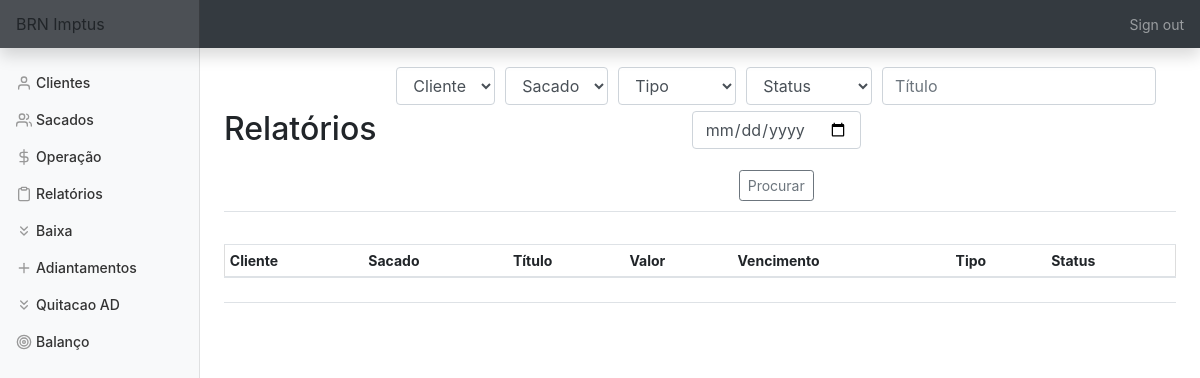
The page /relatorios (signed in) on the database as committed earlier.
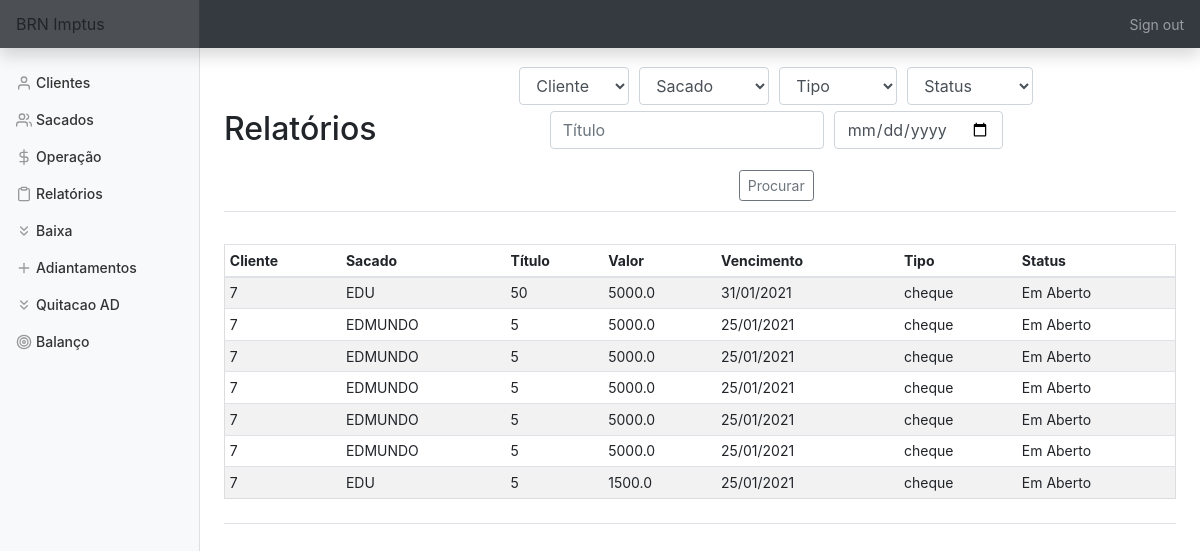
The same page on the database as committed later.
### tables this page shows
CREATE TABLE titulo (
    cliente_id INTEGER,
    sacado_id INTEGER,
    bordero INTEGER,
    titulo TEXT,
    vencimento DATE,
    valor FLOAT, 
    dt_negoc DATE,
    tipo TEXT,
    status TEXT,
    dt_baixa DATE, nm_sac TEXT,
    FOREIGN KEY (cliente_id) REFERENCES clientes(id),
    FOREIGN KEY (sacado_id) REFERENCES sacados(id));

### app.py (the view, shortened to what this page needs)
@app.route('/relatorios', methods=['GET', 'POST'])
@login_required
def relatorios():
    con = sqlite3.connect(DATABASE)
    con.row_factory = sqlite3.Row
    cur = con.cursor()
    cliente = cur.execute('SELECT nome FROM clientes')
    cliente = cur.fetchall()
    sacado = cur.execute('SELECT nome FROM sacados')
    sacado = cur.fetchall()
    tit = cur.execute('SELECT * FROM titulo')
    tit = cur.fetchall()
    if request.method == "GET":
        return render_template('/relatorios.html', cliente=cliente, sacado=sacado, titulo=tit)

### app.py (called while the page is built)
@app.after_request
def after_request(response):
    response.headers["Cache-Control"] = "no-cache, no-store, must-revalidate"
    response.headers["Expires"] = 0
    response.headers["Pragma"] = "no-cache"
    return response

### helper.py (called while the page is built)
def login_required(f):
    @wraps(f)
    def decorated_function(*args, **kwargs):
        if session.get("user_id") is None:
            return redirect("/login")
        return f(*args, **kwargs)
    return decorated_function

### templates/relatorios.html (shortened to what this page needs)
{% extends "layout.html" %}
{% block main %}
    <div class='d-flex justify-content-between flex-warp flex-md-nowrap align-items-center pt-3 pb-2 mb-3 border-bottom'>
        <h1 class='h2'>Relatórios</h1>
            <form action='relatorios' method='POST'>
                <div class='form-group'>
                        <select class="form-control" name="cliente">
                            <option disabled selected value>Cliente</option>
                        </select>
                        <select class="form-control" name="sacado">
                            <option disabled selected value>Sacado</option>
                        </select>
                        <select class='form-control' name='tipo'>
                            <option select value>Tipo</option>
                        </select>
                        <select class='form-control' name='status'>
                            <option select value>Status</option>
                        </select>
                        <input name='titulo' autofocus class='form-control' placeholder='Título' type='text'>
                        <input name='vencimento' autofocus class='form-control' placeholder='Vencimento' type='date'>
                </div>
                <button type='submit' class='btn btn-sm btn-outline-secondary'>Procurar</button>
            </form>
    </div>
    <div class='d-flex justify-content-between flex-warp flex-md-nowrap align-items-center pt-3 pb-2 mb-3 border-bottom'>
        <div class='table-responsive'>
            <table class='table table-striped table-sm'>
                <thead>
                    <tr>
                        <th>Cliente</th>
                        <th>Sacado</th>
                        <th>Título</th>
                        <th>Valor</th>
                        <th>Vencimento</th>
                        <th>Tipo</th>
                        <th>Status</th>
                    </tr>
                </thead>
                <tbody>
                    {% for row in titulo %}
                        <tr>
                            <td>{{ row['cliente_id'] }}</td>
                            <td>{{ row['nm_sac'] }}</td>
                            <td>{{ row['titulo'] }}</td>
                            <td>{{ row['valor'] }}</td>
                            {% set lt = row['vencimento'].split('-') %}
                            <td>{{ lt[2]+'/'+lt[1]+'/'+lt[0] }}</td>
                            <td>{{ row['tipo'] }}</td>
                            <td>{{ row['status'] }}</td>
                        </tr>
                    {% endfor %}
                </tbody>
            </table>
        </div>
    </div>
{% endblock %}

Rows that differ between the two databases and show on the page:
added titulo: cliente_id "7", nm_sac "EDU", titulo "50", valor "5000.0", vencimento "31/01/2021", tipo "cheque", status "Em Aberto"
added titulo: cliente_id "7", nm_sac "EDMUNDO", titulo "5", valor "5000.0", vencimento "25/01/2021", tipo "cheque", status "Em Aberto"
added titulo: cliente_id "7", nm_sac "EDMUNDO", titulo "5", valor "5000.0", vencimento "25/01/2021", tipo "cheque", status "Em Aberto"
added titulo: cliente_id "7", nm_sac "EDMUNDO", titulo "5", valor "5000.0", vencimento "25/01/2021", tipo "cheque", status "Em Aberto"
added titulo: cliente_id "7", nm_sac "EDMUNDO", titulo "5", valor "5000.0", vencimento "25/01/2021", tipo "cheque", status "Em Aberto"
added titulo: cliente_id "7", nm_sac "EDMUNDO", titulo "5", valor "5000.0", vencimento "25/01/2021", tipo "cheque", status "Em Aberto"
added titulo: cliente_id "7", nm_sac "EDU", titulo "5", valor "1500.0", vencimento "25/01/2021", tipo "cheque", status "Em Aberto"
